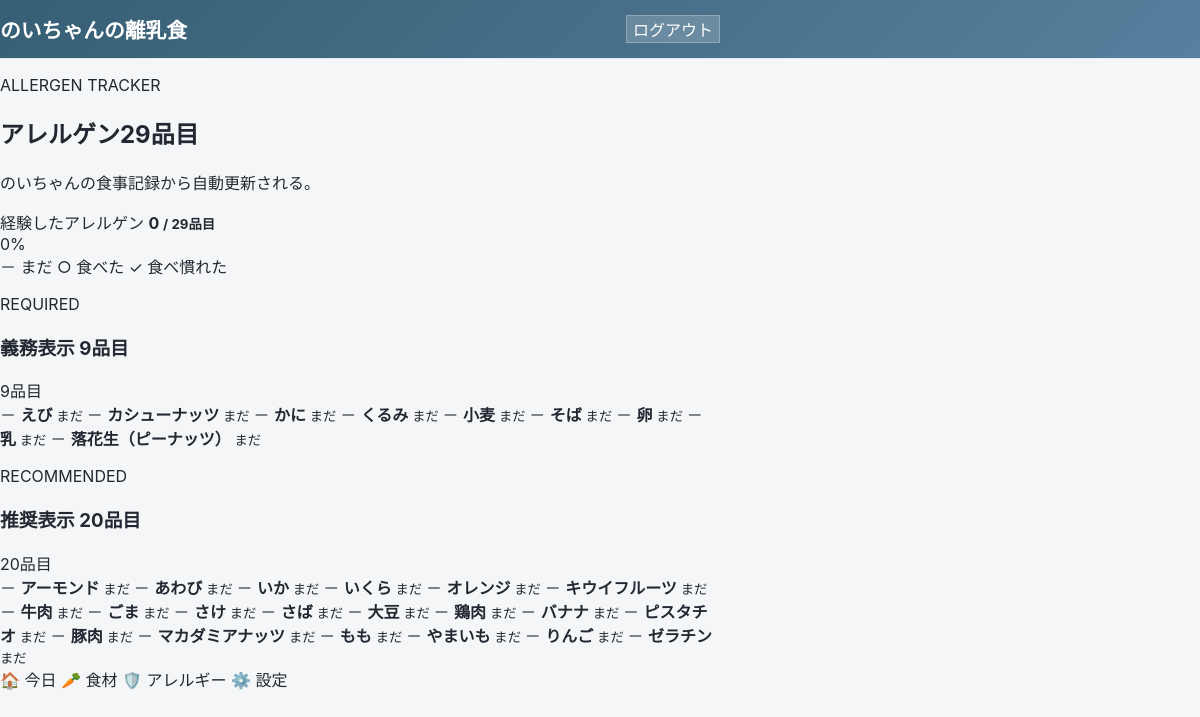
Screenshot of /feeding/allergens/ (signed in) with the database file from the repository.
### feeding/models.py (models this page shows, shortened)
class Baby(models.Model):
    name = models.CharField(
        "名前",
        max_length=50,
    )
    birth_date = models.DateField(
        "生年月日",
    )
    created_at = models.DateTimeField(
        "作成日時",
        auto_now_add=True,
    )
    updated_at = models.DateTimeField(
        "更新日時",
        auto_now=True,
    )
    class Meta:
        verbose_name = "赤ちゃん"
        verbose_name_plural = "赤ちゃん"
        ordering = ["birth_date", "name"]

class Allergen(models.Model):
    class Classification(models.TextChoices):
        REQUIRED = "required", "義務表示"
        RECOMMENDED = "recommended", "推奨表示"
    name = models.CharField(
        "アレルゲン名",
        max_length=50,
        unique=True,
    )
    classification = models.CharField(
        "区分",
        max_length=20,
        choices=Classification.choices,
    )
    display_order = models.PositiveIntegerField(
        "表示順",
        default=0,
    )
    is_active = models.BooleanField(
        "表示する",
        default=True,
    )
    class Meta:
        verbose_name = "アレルゲン"
        verbose_name_plural = "アレルゲン"
        ordering = ["classification", "display_order", "name"]

### feeding/views.py (the view)
@login_required
def allergen_list(request):
    baby = get_current_baby()
    required_cards = []
    recommended_cards = []
    allergens = (
        Allergen.objects
        .filter(is_active=True)
        .order_by(
            "classification",
            "display_order",
            "name",
        )
    )
    eaten_allergen_count = 0
    total_allergen_count = allergens.count()
    for allergen in allergens:
        meal_ids = set()
        if baby:
            meal_ids = get_allergen_meal_ids(
                allergen,
                baby,
            )
        exposure_count = len(meal_ids)
        status_data = get_exposure_status(
            exposure_count
        )
        if exposure_count > 0:
            eaten_allergen_count += 1
        card = {
            "allergen": allergen,
            "count": exposure_count,
            **status_data,
        }
        if (
            allergen.classification
            == Allergen.Classification.REQUIRED
        ):
            required_cards.append(card)
        else:
            recommended_cards.append(card)
    progress_percent = 0
    if total_allergen_count:
        progress_percent = round(
            eaten_allergen_count
            / total_allergen_count
            * 100
        )
    context = {
        "baby": baby,
        "required_cards": required_cards,
        "recommended_cards": recommended_cards,
        "eaten_allergen_count": eaten_allergen_count,
        "total_allergen_count": total_allergen_count,
        "progress_percent": progress_percent,
    }
    return render(
        request,
        "feeding/allergen_list.html",
        context,
    )

### feeding/views.py (called while the page is built, shortened)
def get_current_baby():
    return Baby.objects.order_by("id").first()

def get_allergen_meal_ids(allergen, baby):
    direct_ids = set(
        MealItem.objects
        .filter(
            meal__baby=baby,
            food__allergens=allergen,
        )
        .values_list("meal_id", flat=True)
    )
    dish_ids = set(
        MealItem.objects
        .filter(
            meal__baby=baby,
            ingredient_snapshots__food__allergens=allergen,
        )
        .values_list("meal_id", flat=True)
    )
    return direct_ids | dish_ids

def get_exposure_status(exposure_count):
    if exposure_count == 0:
        return {
            "status": "not-yet",
            "label": "まだ",
            "icon": "－",
        }

### feeding/templates/feeding/allergen_list.html (shortened to what this page needs)
{% extends "feeding/base.html" %}
{% block content %}
<section class="page-header">
    <p class="eyebrow">ALLERGEN TRACKER</p>
    <h2>アレルゲン29品目</h2>
    {% if baby %}
        <p class="page-description">
            {{ baby.name }}の食事記録から自動更新される。
        </p>
    {% endif %}
</section>
<section class="allergen-overview-card">
    <div class="allergen-overview-top">
        <div>
            <span>経験したアレルゲン</span>
            <strong>
                {{ eaten_allergen_count }}
                <small>/ {{ total_allergen_count }}品目</small>
            </strong>
        </div>
        <span class="allergen-percent">
            {{ progress_percent }}%
        </span>
    </div>
</section>
<div class="status-legend">
    <span class="legend-item not-yet">
        － まだ
    </span>
    <span class="legend-item tried">
        ○ 食べた
    </span>
    <span class="legend-item familiar">
        ✓ 食べ慣れた
    </span>
</div>
<section class="allergen-section">
    <div class="allergen-section-heading">
        <div>
            <p class="eyebrow">REQUIRED</p>
            <h3>義務表示 9品目</h3>
        </div>
        <span>{{ required_cards|length }}品目</span>
    </div>
    <div class="allergen-grid">
        {% for card in required_cards %}
            <a
                href="{% url 'feeding:allergen_detail' card.allergen.id %}"
                class="allergen-card {{ card.status }}"
            >
                <span class="allergen-card-icon">
                    {{ card.icon }}
                </span>
                <strong>
                    {{ card.allergen.name }}
                </strong>
                <small>
                    {{ card.label }}
                </small>
            </a>
        {% endfor %}
    </div>
</section>
<section class="allergen-section">
    <div class="allergen-section-heading">
        <div>
            <p class="eyebrow">RECOMMENDED</p>
            <h3>推奨表示 20品目</h3>
        </div>
        <span>{{ recommended_cards|length }}品目</span>
    </div>
    <div class="allergen-grid">
        {% for card in recommended_cards %}
            <a
                href="{% url 'feeding:allergen_detail' card.allergen.id %}"
                class="allergen-card {{ card.status }}"
            >
                <span class="allergen-card-icon">
                    {{ card.icon }}
                </span>
                <strong>
                    {{ card.allergen.name }}
                </strong>
                <small>
                    {{ card.label }}
                </small>
            </a>
        {% endfor %}
    </div>
</section>
{% endblock %}

### static/css/style.css (style rules this page uses)
:root { --background: #f5f6f8; --surface: #ffffff; --text-main: #222831; --text-muted: #727982; --border: #e7e9ed; --primary: #365f75; --primary-soft: #e8f0f4; --accent: #e8a45a; --danger-soft: #fff0e7; --shadow: 0 8px 24px rgba(32, 45, 55, 0.06); }
* { box-sizing: border-box; }
html { background: var(--background); }
body { margin: 0; min-height: 100vh; padding-bottom: 24px; background: var(--background); color: var(--text-main); font-family: -apple-system, BlinkMacSystemFont, "Segoe UI", "Noto Sans JP", sans-serif; }
a { color: inherit; text-decoration: none; }

### rows the page displays
Baby: name "のいちゃん"
Allergen: icon "－", allergen.name "えび", label "まだ"
Allergen: icon "－", allergen.name "カシューナッツ", label "まだ"
Allergen: icon "－", allergen.name "かに", label "まだ"
Allergen: icon "－", allergen.name "くるみ", label "まだ"
Allergen: icon "－", allergen.name "小麦", label "まだ"
Allergen: icon "－", allergen.name "そば", label "まだ"
Allergen: icon "－", allergen.name "卵", label "まだ"
Allergen: icon "－", allergen.name "乳", label "まだ"
Allergen: icon "－", allergen.name "落花生（ピーナッツ）", label "まだ"
Allergen: icon "－", allergen.name "アーモンド", label "まだ"
Allergen: icon "－", allergen.name "あわび", label "まだ"
Allergen: icon "－", allergen.name "いか", label "まだ"
Allergen: icon "－", allergen.name "いくら", label "まだ"
Allergen: icon "－", allergen.name "オレンジ", label "まだ"
Allergen: icon "－", allergen.name "キウイフルーツ", label "まだ"
Allergen: icon "－", allergen.name "牛肉", label "まだ"
Allergen: icon "－", allergen.name "ごま", label "まだ"
Allergen: icon "－", allergen.name "さけ", label "まだ"
Allergen: icon "－", allergen.name "さば", label "まだ"
Allergen: icon "－", allergen.name "大豆", label "まだ"
Allergen: icon "－", allergen.name "鶏肉", label "まだ"
Allergen: icon "－", allergen.name "バナナ", label "まだ"
Allergen: icon "－", allergen.name "ピスタチオ", label "まだ"
Allergen: icon "－", allergen.name "豚肉", label "まだ"
Allergen: icon "－", allergen.name "マカダミアナッツ", label "まだ"
Allergen: icon "－", allergen.name "もも", label "まだ"
Allergen: icon "－", allergen.name "やまいも", label "まだ"
Allergen: icon "－", allergen.name "りんご", label "まだ"
Allergen: icon "－", allergen.name "ゼラチン", label "まだ"

### other values shown
{{ eaten_allergen_count }} "0"
{{ total_allergen_count }} "29"
{{ progress_percent }} "0"
{{ required_cards|length }} "9"
{{ recommended_cards|length }} "20"
